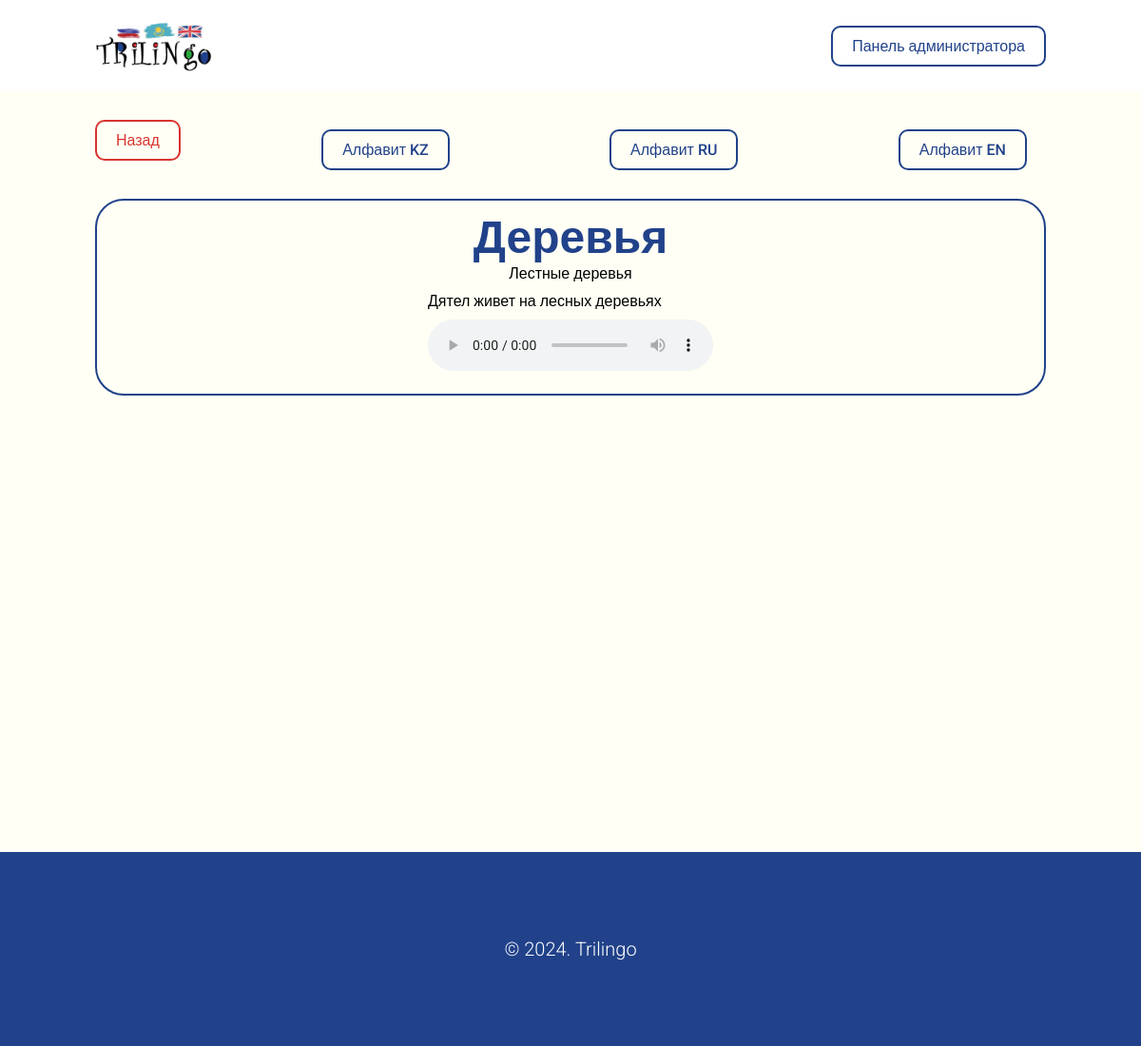
/filter/alphabet/ru/d/, run on the app's committed database.
### trilingo_app/models.py (models this page shows, shortened)
class WordInRu(models.Model):
    alphabet = models.ForeignKey(RussianAlphabet, on_delete=models.CASCADE, verbose_name="Буква на русском")
    word = models.CharField("Название слова", max_length=90)
    subword = models.CharField("Дополнительно", max_length=160)
    description = models.TextField("Описание")
    voice = models.FileField("Произношение", upload_to="voices/ru/")
    class Meta:
        verbose_name = "Слово на русском"
        verbose_name_plural = "Слова на русском"

### trilingo_app/views.py (the view)
# urls.py: path('filter/alphabet/ru/<slug:slug>/', views.filter_by_ru_page, name='filter_by_ru_page'),
def filter_by_ru_page(request, slug):
    alphabet = get_object_or_404(RussianAlphabet, slug=slug)
    words = WordInRu.objects.filter(alphabet=alphabet)
    context = {
        'alphabet': alphabet,
        'words': words
    }
    return render(request, "./words-by-ru.html", context)

### trilingo_app/templates/words-by-ru.html (shortened to what this page needs)
{% extends './base.html' %}
{% block content %}
<section class="block">
    <div class="container">
        <div class="d-flex align-items-center space-between" style="margin-bottom: 20px;">
            <a href="{% url 'home_page' %}" class="button-danger">Назад</a>
            <a href="{% url 'alphabets_kz_page' %}" class="button-primary">Алфавит KZ</a>
            <a href="{% url 'alphabets_ru_page' %}" class="button-primary">Алфавит RU</a>
            <a href="{% url 'alphabets_en_page' %}" class="button-primary">Алфавит EN</a>
        </div>
        <div class="theme-detail-row">
            {% for word in words %}
            <div class="theme-detail-col">
                <div class="letters-full-data">
                    <div class="letter-theme-detail">
                        <div class="letter">{{ word.word }}</div>
                        <div class="subletter">{{ word.subword }}</div>
                        <div class="description">{{ word.description }}</div>
                        <div class="audio">
                            <audio controls>
                                <source src="{{ word.voice.url }}" type="audio/mpeg" />
                            </audio>
                        </div>
                    </div>
                </div>
            </div>
            {% endfor %}
        </div>
    </div>
</section>
{% endblock %}

### trilingo_app/static/css/style.css (style rules this page uses)
* { padding: 0; margin: 0; box-sizing: border-box; font-family: "Roboto", sans-serif; }
.container { margin-left: 100px; margin-right: 100px; }
.d-flex { display: flex; }
.d-flex.align-items-center { align-items: center; }
.d-flex.space-between { justify-content: space-between; }
.button-primary { padding: 10px 20px; border: 2px solid #21428a; background-color: transparent; color: #21428a; text-decoration: none; border-radius: 10px; display: inline-block; font-weight: 500; transition: 0.3s ease-in-out; }
.button-danger { padding: 10px 20px; border: 2px solid #da332e; background-color: transparent; color: #da332e; text-decoration: none; border-radius: 10px; display: inline-block; font-weight: 500; transition: 0.3s ease-in-out; }
.block { background-color: #fffff5; padding: 30px 0; min-height: 100vh; }
.block .button-primary { margin-right: 20px; }
.block .button-danger { margin-bottom: 20px; }
.letter-image, .letter, .letter-item-img, .letter-item-text { display: block; }
.letter { color: #21428a; font-size: 48px; font-weight: 900; }
.letters-full-data { margin-bottom: 20px; border-radius: 30px; border: 2px solid #21428a; padding: 10px; display: flex; align-items: center; justify-content: space-around; }
.letter, .subletter { text-align: center }
.subletter { margin-bottom: 10px; }
.audio { margin: 10px 0; }

### data on the page
WordInRu: word "Деревья", subword "Лестные деревья", description "Дятел живет на лесных деревьях"
